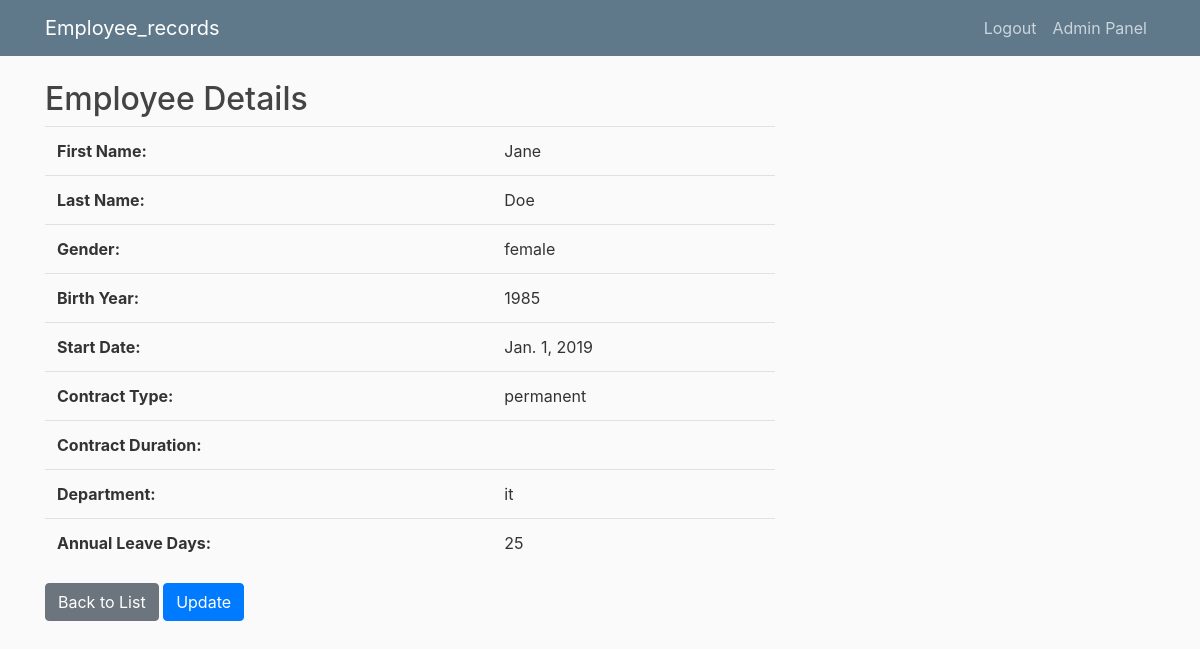
Page /detail/14/ (signed in) on the earlier database version.
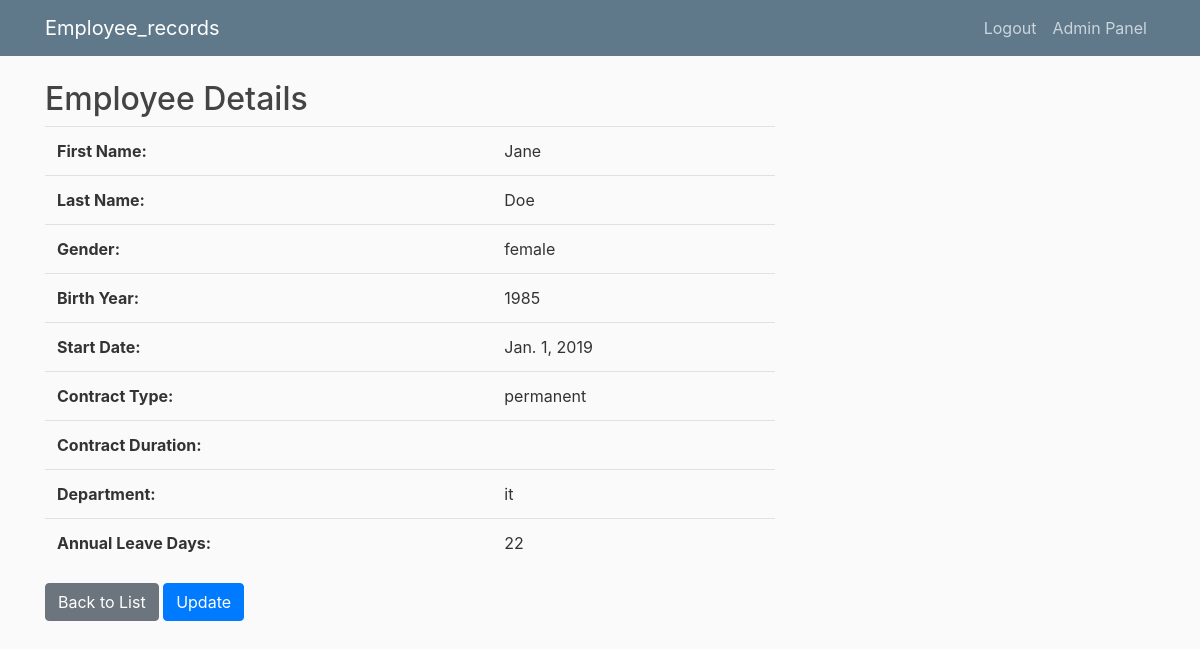
Same page on the later database version.
### employee/models.py (models this page shows, shortened)
class Employee(models.Model):
    CONTRACT_TYPE_CHOICES = [
        ('permanent', 'Permanent'),
        ('fixed-term', 'Fixed-term'),
    ]
    GENDER_CHOICES = [
        ('male', 'Male'),
        ('female', 'Female'),
    ]
    DEPARTMENT_CHOICES = [
        ('hr', 'Human Resources'),
        ('it', 'Information Technology'),
        ('sales', 'Sales'),
        ('finance', 'Finance'),
        ('marketing', 'Marketing'),
    ]
    name_validator = RegexValidator(r'^[a-zA-Z]+$', 'Only letters are allowed.')
    first_name = models.CharField(max_length=50, validators=[name_validator])
    last_name = models.CharField(max_length=50, validators=[name_validator])
    gender = models.CharField(max_length=10, choices=GENDER_CHOICES, blank=True, null=True)
    birth_year = models.PositiveIntegerField(validators=[MinValueValidator(1900), MaxValueValidator(datetime.now().year)], null=False, blank=False)
    start_date = models.DateField()
    contract_type = models.CharField(max_length=20, choices=CONTRACT_TYPE_CHOICES)
    contract_duration = models.IntegerField(blank=True, null=True, validators=[MinValueValidator(0)])
    department = models.CharField(max_length=20, choices=DEPARTMENT_CHOICES)
    annual_leave_days = models.IntegerField(null=True, blank=True, default=None)
    free_days = models.IntegerField(null=True, blank=True, default=None)
    paid_leave_days = models.IntegerField(null=True, blank=True, default=None)

### employee/views.py (the view)
# urls.py: path('detail/<int:pk>/', views.detail_employee, name='detail-employee'),
@login_required
def detail_employee(request, pk):
    employee = get_object_or_404(Employee, pk=pk)
    return render(request, 'employee/detail_employee.html', {'employee': employee})

### employee/templates/employee/detail_employee.html (shortened to what this page needs)
{% extends "employee/base.html" %}
{% block content %}
    <h2>Employee Details</h2>
    <div>
        <table class="table">
            <tr>
                <th>First Name:</th>
                <td>{{ employee.first_name }}</td>
            </tr>
            <tr>
                <th>Last Name:</th>
                <td>{{ employee.last_name }}</td>
            </tr>
            <tr>
                <th>Gender:</th>
                <td>{{ employee.gender }}</td>
            </tr>
            <tr>
                <th>Birth Year:</th>
                <td>{{ employee.birth_year }}</td>
            </tr>
            <tr>
                <th>Start Date:</th>
                <td>{{ employee.start_date }}</td>
            </tr>
            <tr>
                <th>Contract Type:</th>
                <td>{{ employee.contract_type }}</td>
            </tr>
            <tr>
                <th>Contract Duration:</th>
                <td>
                </td>
            </tr>
            <tr>
                <th>Department:</th>
                <td>{{ employee.department }}</td>
            </tr>
            {% if employee.annual_leave_days %}
            <tr>
                <th>Annual Leave Days:</th>
                <td>{{ employee.annual_leave_days }}</td>
            </tr>
            {% endif %}
        </table>
    </div>
    <div>
        <a href="{% url 'employee-home' %}" class="btn btn-secondary">Back to List</a>
        <a href="{% url 'update-employee' pk=employee.pk %}" class="btn btn-primary">Update</a>
    </div>
{% endblock content %}

Differences in the rows shown:
changed Employee "Jane": annual_leave_days "25" → "22"
